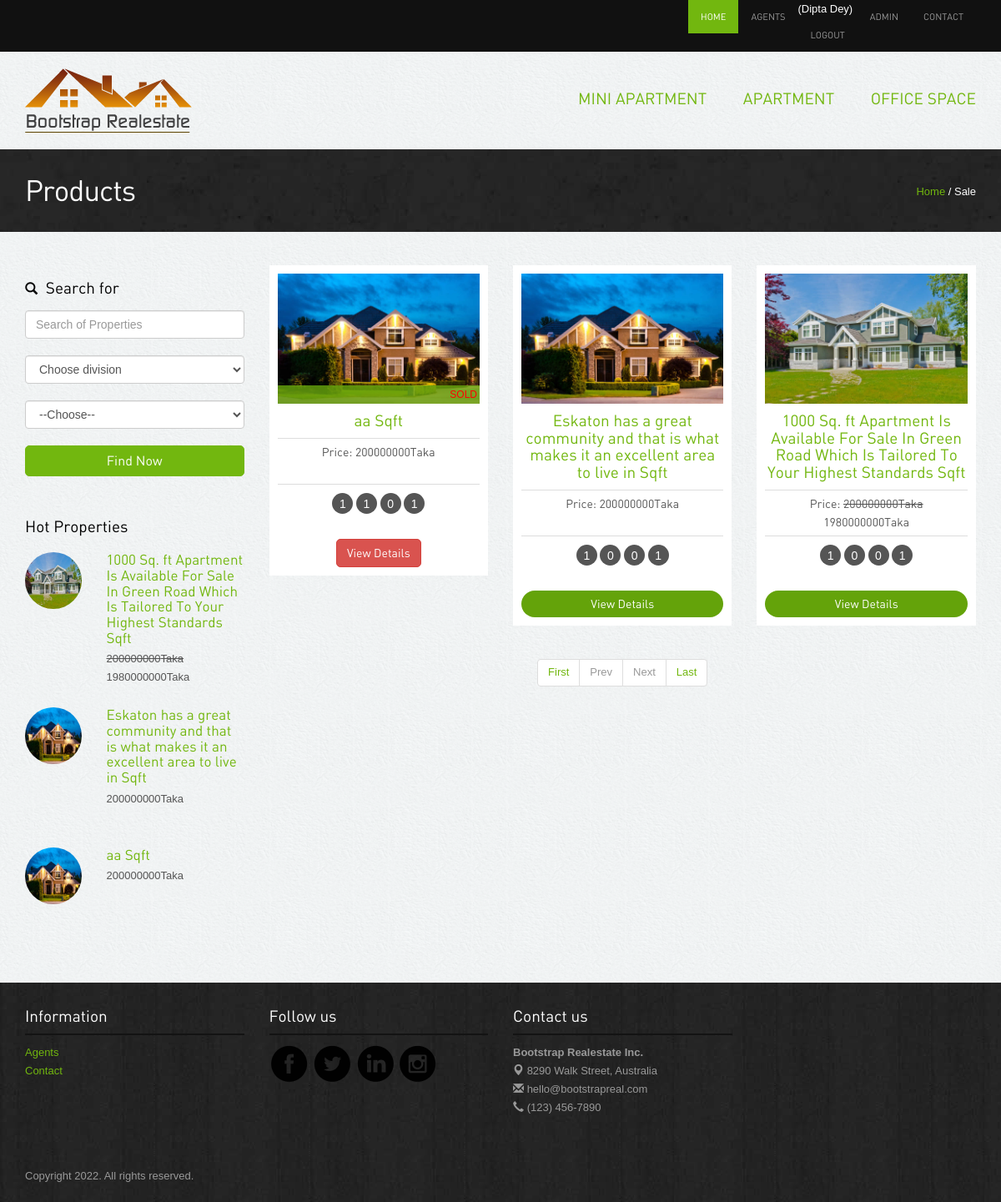
Screenshot of /search.php (signed in) with the database file from the repository.
### tables this page shows
CREATE TABLE `category` (
  `cat_id` int(11) NOT NULL,
  `cat_name` varchar(151) NOT NULL,
  `flag` int(11) NOT NULL
);

CREATE TABLE `properties` (
  `id` int(11) NOT NULL,
  `cat_id` int(11) NOT NULL,
  `title` varchar(151) NOT NULL,
  `floar` varchar(255) NOT NULL,
  `flatcode` varchar(151) DEFAULT NULL,
  `sqft` varchar(191) NOT NULL,
  `description` text NOT NULL,
  `price` varchar(191) NOT NULL,
  `discount` varchar(191) NOT NULL,
  `status` tinyint(4) NOT NULL,
  `quantity` int(11) NOT NULL,
  `bed_room` int(11) NOT NULL,
  `living_room` int(11) NOT NULL,
  `kitchen` int(11) NOT NULL,
  `parking` int(11) NOT NULL,
  `toilet` int(11) NOT NULL,
  `division` varchar(155) NOT NULL,
  `location` varchar(191) NOT NULL,
  `agent_id` int(11) NOT NULL,
  `image_one` varchar(191) NOT NULL,
  `image_two` varchar(191) NOT NULL,
  `image_three` varchar(191) NOT NULL,
  `belkuni` int(11) NOT NULL
);

### search.php (the view, shortened to what this page needs)
<?php include'header.php';?>
<div class="inside-banner">
  <div class="container">
    <span class="pull-right"><a href="index.php">Home</a> / Sale</span>
    <h2>Products</h2>
</div>
</div>
<div class="container">
<div class="properties-listing spacer">
<div class="row">
<div class="col-lg-3 col-sm-4 ">
<form action="search.php" method="get">
  <div class="search-form"><h4><span class="glyphicon glyphicon-search"></span> Search for</h4>
    <input type="text"  name="key" class="form-control" placeholder="Search of Properties">
    <div class="row">
            <div class="col-lg-12">
              <select class="form-control" name="div" id="">
                  <option selected="true" disabled="disabled" value="">Choose division</option>
                </select>
            </div>
          </div>
          <div class="row">
          <div class="col-lg-12">
               <select required name="cat" class="form-control">
               	<option selected="true" disabled="disabled"  value="">--Choose--</option>
              </select>
              </div>
          </div>
          <button class="btn btn-success" type="submit" name="search">Find Now</button>
  </div>
</form>
<div class="hot-properties hidden-xs">
<h4>Hot Properties</h4>
<?php
 $con = new mysqli("localhost", "root", "", "realstate");
$query = "SELECT * FROM properties Order By  RAND() LIMIT 4";
$result = $con->query($query);
if ($result->num_rows > 0) {
    foreach ($result as $key => $data) {
?>
<div class="row">
                <div class="col-lg-4 col-sm-5"><img src="<?php echo $data['image_one'] ?>" class="img-responsive img-circle" alt="properties"></div>
                <div class="col-lg-8 col-sm-7">
                  <h5><a href="property-detail.php?flatid=<?php echo $data['id'] ?>"><?php echo $data['title'] ?> Sqft</a></h5>
                  <p class="price"><?php  $dis = round(($data['price']*$data['discount'])-(($data['price']*$data['discount'])/100));
        if ($dis!=0) {
          echo "<del>".$data['price']."Taka</del><br>".$dis."Taka";
        }else{
          echo $data['price']."Taka <br><br>";
        }
        ?></p> </div>
              </div>
              <?php }} ?>
</div>
</div>
<div class="col-lg-9 col-sm-8">
<div class="row">
<?php
$key=$_GET['key'];
$cat=$_GET['cat'];
$div=$_GET['div'];
        if (isset($_GET['pageno'])) {
            $pageno = $_GET['pageno'];
        } else {
            $pageno = 1;
        }
        $no_of_records_per_page = 12;
        $offset = ($pageno-1) * $no_of_records_per_page;
        $total_pages_sql = "SELECT COUNT(*) FROM properties WHERE (`division` LIKE '%$div%' AND `cat_id` LIKE '%$cat%' OR `description` LIKE '%$cat%' OR `title`='%$key%'  OR `sqft`='%$key%')";
        $result = mysqli_query($con,$total_pages_sql);
        $total_rows = mysqli_fetch_array($result)[0];
        $total_pages = ceil($total_rows / $no_of_records_per_page);
        $sqls = "SELECT * FROM properties WHERE (`division` LIKE '%$div%' AND `cat_id` LIKE '%$cat%' OR `description` LIKE '%$cat%' OR `title`='%$key%'  OR `sqft`='%$key%')   LIMIT $offset, $no_of_records_per_page";
        $res_data = mysqli_query($con,$sqls);
      if ($res_data->num_rows > 0) {
          foreach ($res_data as $key => $value) {
    ?>
      <div class="col-lg-4 col-sm-6">
      <div class="properties">
        <div class="image-holder"><img src="<?php echo $value['image_one'];?>" class="img-responsive" alt="properties">
          <div style="color:red;" class="status sold"><?php
            if ($value['quantity']==0) {
              echo "SOLD";
            }
          ?></div>
        </div>
        <h4><a href="#>"><?php echo $value['title'];?> Sqft</a></h4>
        <p class="price">Price:  <?php  $dis = round(($value['price']*$value['discount'])-(($value['price']*$value['discount'])/100));
        if ($dis!=0) {
          echo "<del>".$value['price']."Taka</del><br>".$dis."Taka";
        }else{
          echo $value['price']."Taka <br><br>";
        }
        ?></p>
       <div class="listing-detail"><span data-toggle="tooltip" data-placement="bottom" data-original-title="Bed Room"><?php echo $value['bed_room']; ?></span> <span data-toggle="tooltip" data-placement="bottom" data-original-title="Living Room"><?php echo $value['living_room']; ?></span> <span data-toggle="tooltip" data-placement="bottom" data-original-title="Parking"><?php echo $value['parking']; ?></span> <span data-toggle="tooltip" data-placement="bottom" data-original-title="Kitchen"><?php echo $value['kitchen']; ?></span> </div>
       <?php
            if ($value['quantity']==0) {
          ?>
         <a class="btn btn-danger" href="#">View Details</a>
      <?php }else{  ?>
        <a class="btn btn-primary" href="property-detail.php?flatid=<?php echo $value['id'] ?>">View Details</a>
       <?php } ?>
      </div>
      </div>
      <?php }}else{
      	echo "No Result Found";
      } ?>
      <div class="center">
      <ul class="pagination">
        <li><a href="?pageno=1">First</a></li>
        <li class="<?php if($pageno <= 1){ echo 'disabled'; } ?>">
            <a href="<?php if($pageno <= 1){ echo '#'; } else { echo "?categoryid=".$categoryid."&pageno=".($pageno - 1); } ?>">Prev</a>
        </li>
        <li class="<?php if($pageno >= $total_pages){ echo 'disabled'; } ?>">
            <a href="<?php if($pageno >= $total_pages){ echo '#'; } else { echo "?categoryid=".$categoryid."&pageno=".($pageno + 1); } ?>">Next</a>
        </li>
        <li><a href="?categoryid=<?php echo $categoryid; ?>&pageno=<?php echo $total_pages; ?>">Last</a></li>
    </ul>
</div>
</div>
</div>
</div>
</div>
</div>
<?php include'footer.php';?>

### header.php (shortened to what this page needs)
<!DOCTYPE html>
<html lang="en">
<head>
 	<link rel="stylesheet" href="assets/bootstrap/css/bootstrap.css" />
  <link rel="stylesheet" href="assets/style.css"/>
<link rel="stylesheet" href="assets/owl-carousel/owl.carousel.css">
<link rel="stylesheet" href="assets/owl-carousel/owl.theme.css">
    <link rel="stylesheet" type="text/css" href="assets/slitslider/css/style.css" />
    <link rel="stylesheet" type="text/css" href="assets/slitslider/css/custom.css" />
</head>
<body>
<div class="navbar-wrapper">
        <div class="navbar-inverse" role="navigation">
          <div class="container">
            <div class="navbar-collapse  collapse">
              <ul class="nav navbar-nav navbar-right">
               <li class="active"><a href="index.php">Home</a></li>
                <li><a href="agents.php">Agents</a></li>
                <?php
                $con = new mysqli("localhost", "root", "", "realstate");
                  if (isset($_SESSION['admin'])=='admin') { ?>
                    <li><span style="color:white;">(<?php echo $_SESSION['name']; ?>)</span><a href="?logout=logout">Logout</a></li>
                    <?php }else{ ?>
                      <li><a href="login.php">Login</a></li>
                <?php } ?>
                <li><a href="admin/index.php">Admin</a></li>
                <li><a href="contact.php">Contact</a></li>
              </ul>
            </div>
          </div>
        </div>
    </div>
<div class="container">
<div class="header">
<a href="index.php"><img src="images/logo.png" alt="Realestate"></a>
              <ul class="pull-right">
                <?php
                   $query = "SELECT * FROM  category where flag=1 Order By cat_id desc";
                   $result = $con->query($query);
                   foreach ($result as $key => $value) {
                ?>
                <li><a href="allproduct.php?categoryid=<?php echo $value['cat_id']?>"><?php echo $value['cat_name']?></a></li>
                <?php } ?>
              </ul>
</div>
</div>

### assets/style.css (style rules this page uses)
body { color:#555; font:normal 13px/22px Arial; background:url(../images/bgmain.png) #eee; }
h1,h2,h3,h4,h5 { font-weight:normal; font-family: din;margin: 0;padding: 0;color: #000 }
h2 { font-size: 35px; letter-spacing: -1px;margin-bottom: 20px; }
h4 { margin: 10px 0; font-size: 19px; }
h5 { margin: 0 0 5px 0; font-size: 17px; }
h4 span { margin-right: 5px; font-size: 15px; }
p { margin-bottom: 30px; }
a { color:#72b70f; text-decoration:none;outline: none; }
.spacer { margin-top: 40px;margin-bottom:40px; }
.center { text-align: center; }
select,input { outline: 0; margin-bottom: 20px; }
.btn { border-radius: 5px; font-family: din; outline: none; }
.btn-success { background: #72b70f;border:1px solid #72b70f;padding:6px 20px; font-size:16px; width: 100%; }
.btn-primary { background: #64a30a;border:none;width: 100%;border-radius: 20px; }
.header { padding: 20px 0; }
.header ul { list-style: none;margin: 0; padding: 0;margin-top: 25px; }
.header ul li { display: inline-block; padding: 0 0 0 40px; }
.header ul li a { font-size: 19px;font-family: din;text-transform: uppercase; }
.navbar-inverse { background-color: #111; }
.navbar-inverse .navbar-nav > li > a { font-size: 11px;padding-top: 10px;padding-bottom: 10px;font-family: din;text-transform: uppercase; }
.navbar-inverse .navbar-nav > .active > a, .navbar-inverse .navbar-nav > .active > a:hover, .navbar-inverse .navbar-nav > .active > a:focus { background-color: #72b70f; }
.properties-listing div.properties { padding: 10px; background-color: #fff;text-align: center; margin-bottom: 20px; }
.properties-listing div.properties .image-holder { position: relative; }
.properties-listing div.properties .status { position: absolute;bottom: 0;z-index: 100;display: block;width: 100%;color: #fff;padding:0 3px;text-align: right; font-size: 12px; }
.properties-listing div.properties p { margin-bottom: 10px; font-size: 14px;border-top: 1px solid #ddd;border-bottom: 1px solid #ddd;padding: 5px 0;font-family: din; }
.listing-detail { margin-bottom: 30px; }
.listing-detail span { color: #fff; width: 25px; height: 25px; background-color: #555;display: inline-block;border-radius:25px; text-align: center;line-height: 26px; font-size: 14px;cursor: crosshair; }
.status.sold { background:rgba(104,167,13,0.8); }
.inside-banner { background:url(../images/bginside.jpg) #222;color: #fff; padding: 30px 0; }
.inside-banner h2 { margin: 0; color: #fff; }
.inside-banner span { margin-top: 10px; }
.search-form { margin-bottom: 50px; }
.search-form h4 { margin: 17px 0; }
.hot-properties { margin-bottom: 50px; }
.hot-properties img { width: 68px; height: 68px; }
.hot-properties h4 { margin-bottom: 20px; }
.hot-properties .row { margin-bottom: 20px; }
.hot-properties .row p { margin-bottom: 5px; }

### rows the page displays
category: cat_name "MINI APARTMENT"
category: cat_name "APARTMENT"
category: cat_name "OFFICE SPACE"
properties: image_one (picture), title "1000 Sq. ft Apartment Is Available For Sale In Green Road Which Is Tailored To Your Highest Standards", price "200000000", dis "1980000000", bed_room "1", living_room "0", parking "0", kitchen "1"
properties: image_one (picture), title "Eskaton has a great community and that is what makes it an excellent area to live in", price "200000000", bed_room "1", living_room "0", parking "0", kitchen "1"
properties: image_one (picture), title "aa", price "200000000", quantity "SOLD", bed_room "1", living_room "1", parking "0", kitchen "1"

### other values shown
$_SESSION['name'] "Dipta Dey"
